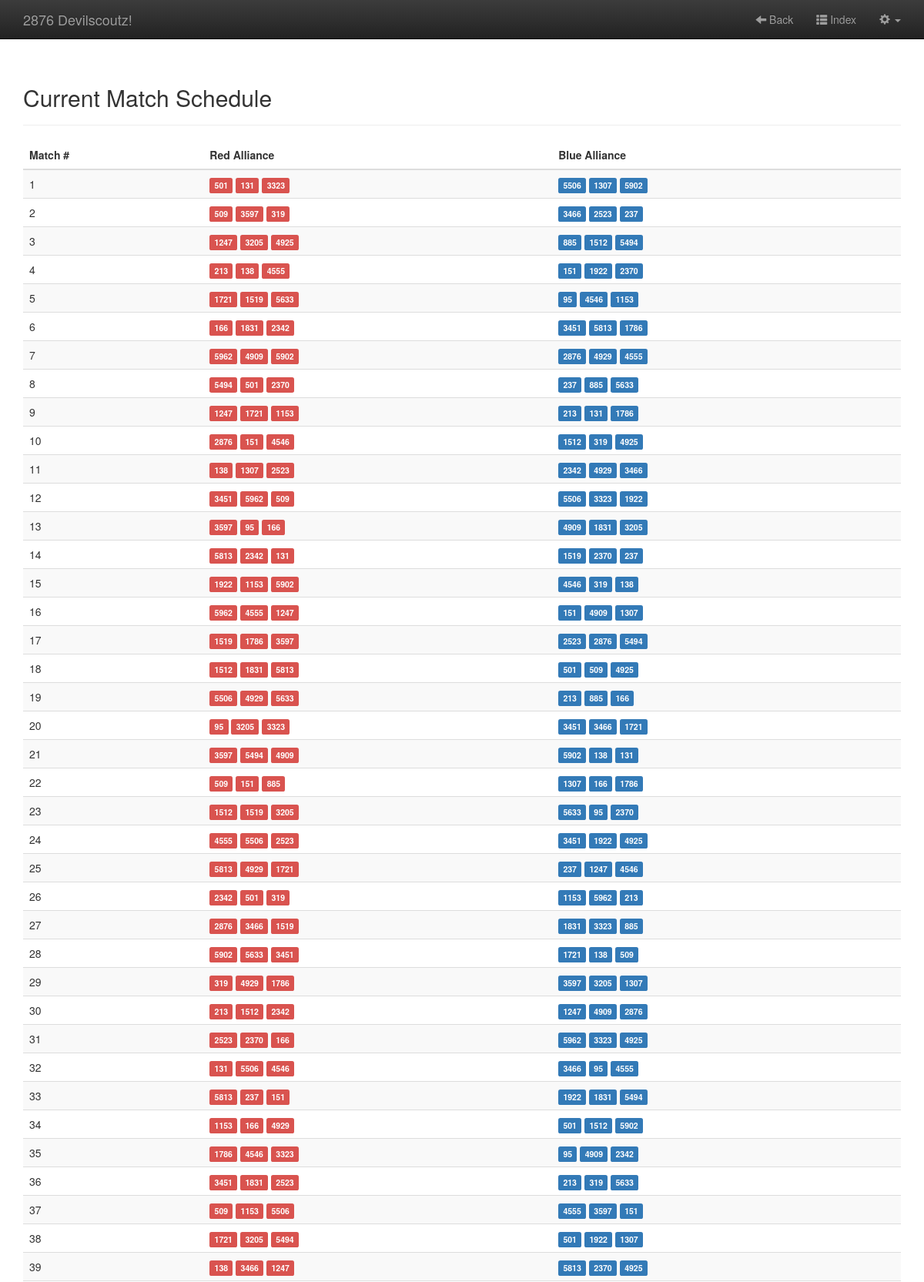
Page /admin/loadmatchManual.php (signed in, upper part) on the committed database.
### tables this page shows
CREATE TABLE IF NOT EXISTS `matches` (
  `id` int(11) unsigned NOT NULL AUTO_INCREMENT,
  `matchnumber` int(11) NOT NULL,
  `eventkey` varchar(11) NOT NULL,
  `redteam1` int(11) NOT NULL,
  `redteam2` int(11) NOT NULL,
  `redteam3` int(11) NOT NULL,
  `blueteam1` int(11) NOT NULL,
  `blueteam2` int(11) NOT NULL,
  `blueteam3` int(11) NOT NULL,
  PRIMARY KEY (`id`)
);

### includes/Db.php (called while the page is built, shortened)
<?php
class Db {
    protected static $connection;
    public function connect() {
        if(!isset(self::$connection)) {
            $config = parse_ini_file(dirname(__FILE__) . "/../../scouting_config.ini");
            self::$connection = new mysqli($config['hostname'],$config['username'],$config['password'],$config['dbname']);
        }
        return self::$connection;
    }
    public function query($query) {
        $connection = $this -> connect();
        $result = $connection -> query($query);
        return $result;
    }
}
?>

### includes/globalVars.php (called while the page is built, shortened)
<?php
$eventstatusTable = "eventstatus";
require_once $_SERVER["DOCUMENT_ROOT"] . "/includes/Db.php";
$db = new Db();
$queryEventStatus = "SELECT * FROM ".$eventstatusTable." WHERE active = 'true';";
$resultEventStatus = $db->query($queryEventStatus);
?>

### admin/loadmatchManual.php (the view, shortened to what this page needs)
<?php
include "../includes/globalVars.php";
?>
<!DOCTYPE HTML>
<html>
<head>
    <?php include "../includes/allCss.php" ?>
</head>
<body>
    <?php include "../includes/userHeader.php" ?>
    <div class="container">
        <div class="page-header"><h2>Current Match Schedule</h2></div>
            <table class="table table-striped">
               <thead>
                      <tr>
                       <th scope="col" class="text-nowrap">Match #</th>
                       <th scope="col">Red Alliance</th>
                       <th scope="col">Blue Alliance</th>
                </tr>
            </thead>
            <tbody>
            <?php
            $queryMatches = "SELECT * FROM ".$matchesTable." WHERE eventkey = '" . $currEvent . "' ORDER BY matchnumber ASC;";
            $resultMatches = $db->query($queryMatches);
            while ($row = mysqli_fetch_assoc($resultMatches)) {
            ?>
            <tr>
            <td><?= $row["matchnumber"] ?></td>
            <td>
                <span class="label label-danger"><?= $row["redteam1"] ?></span>
                <span class="label label-danger"><?= $row["redteam2"] ?></span>
                <span class="label label-danger"><?= $row["redteam3"] ?></span>
            </td>
            <td>
                <span class="label label-primary"><?= $row["blueteam1"] ?></span>
                <span class="label label-primary"><?= $row["blueteam2"] ?></span>
                <span class="label label-primary"><?= $row["blueteam3"] ?></span>
            </td>
            <?php
            }
            ?>
            </tbody>
            </table>
    </div>
</body>
</html>

### includes/allCss.php (style rules this page uses)
body { padding-top: 70px; padding-bottom: 30px; }
table td { padding: 4px; }

### rows in the picture
matches: matchnumber "1", redteam1 "501", redteam2 "131", redteam3 "3323", blueteam1 "5506", blueteam2 "1307", blueteam3 "5902"
matches: matchnumber "2", redteam1 "509", redteam2 "3597", redteam3 "319", blueteam1 "3466", blueteam2 "2523", blueteam3 "237"
matches: matchnumber "3", redteam1 "1247", redteam2 "3205", redteam3 "4925", blueteam1 "885", blueteam2 "1512", blueteam3 "5494"
matches: matchnumber "4", redteam1 "213", redteam2 "138", redteam3 "4555", blueteam1 "151", blueteam2 "1922", blueteam3 "2370"
matches: matchnumber "5", redteam1 "1721", redteam2 "1519", redteam3 "5633", blueteam1 "95", blueteam2 "4546", blueteam3 "1153"
matches: matchnumber "6", redteam1 "166", redteam2 "1831", redteam3 "2342", blueteam1 "3451", blueteam2 "5813", blueteam3 "1786"
matches: matchnumber "7", redteam1 "5962", redteam2 "4909", redteam3 "5902", blueteam1 "2876", blueteam2 "4929", blueteam3 "4555"
matches: matchnumber "8", redteam1 "5494", redteam2 "501", redteam3 "2370", blueteam1 "237", blueteam2 "885", blueteam3 "5633"
matches: matchnumber "9", redteam1 "1247", redteam2 "1721", redteam3 "1153", blueteam1 "213", blueteam2 "131", blueteam3 "1786"
matches: matchnumber "10", redteam1 "2876", redteam2 "151", redteam3 "4546", blueteam1 "1512", blueteam2 "319", blueteam3 "4925"
matches: matchnumber "11", redteam1 "138", redteam2 "1307", redteam3 "2523", blueteam1 "2342", blueteam2 "4929", blueteam3 "3466"
matches: matchnumber "12", redteam1 "3451", redteam2 "5962", redteam3 "509", blueteam1 "5506", blueteam2 "3323", blueteam3 "1922"
matches: matchnumber "13", redteam1 "3597", redteam2 "95", redteam3 "166", blueteam1 "4909", blueteam2 "1831", blueteam3 "3205"
matches: matchnumber "14", redteam1 "5813", redteam2 "2342", redteam3 "131", blueteam1 "1519", blueteam2 "2370", blueteam3 "237"
matches: matchnumber "15", redteam1 "1922", redteam2 "1153", redteam3 "5902", blueteam1 "4546", blueteam2 "319", blueteam3 "138"
matches: matchnumber "16", redteam1 "5962", redteam2 "4555", redteam3 "1247", blueteam1 "151", blueteam2 "4909", blueteam3 "1307"
matches: matchnumber "17", redteam1 "1519", redteam2 "1786", redteam3 "3597", blueteam1 "2523", blueteam2 "2876", blueteam3 "5494"
matches: matchnumber "18", redteam1 "1512", redteam2 "1831", redteam3 "5813", blueteam1 "501", blueteam2 "509", blueteam3 "4925"
matches: matchnumber "19", redteam1 "5506", redteam2 "4929", redteam3 "5633", blueteam1 "213", blueteam2 "885", blueteam3 "166"
matches: matchnumber "20", redteam1 "95", redteam2 "3205", redteam3 "3323", blueteam1 "3451", blueteam2 "3466", blueteam3 "1721"
matches: matchnumber "21", redteam1 "3597", redteam2 "5494", redteam3 "4909", blueteam1 "5902", blueteam2 "138", blueteam3 "131"
matches: matchnumber "22", redteam1 "509", redteam2 "151", redteam3 "885", blueteam1 "1307", blueteam2 "166", blueteam3 "1786"
matches: matchnumber "23", redteam1 "1512", redteam2 "1519", redteam3 "3205", blueteam1 "5633", blueteam2 "95", blueteam3 "2370"
matches: matchnumber "24", redteam1 "4555", redteam2 "5506", redteam3 "2523", blueteam1 "3451", blueteam2 "1922", blueteam3 "4925"
matches: matchnumber "25", redteam1 "5813", redteam2 "4929", redteam3 "1721", blueteam1 "237", blueteam2 "1247", blueteam3 "4546"
matches: matchnumber "26", redteam1 "2342", redteam2 "501", redteam3 "319", blueteam1 "1153", blueteam2 "5962", blueteam3 "213"
matches: matchnumber "27", redteam1 "2876", redteam2 "3466", redteam3 "1519", blueteam1 "1831", blueteam2 "3323", blueteam3 "885"
matches: matchnumber "28", redteam1 "5902", redteam2 "5633", redteam3 "3451", blueteam1 "1721", blueteam2 "138", blueteam3 "509"
matches: matchnumber "29", redteam1 "319", redteam2 "4929", redteam3 "1786", blueteam1 "3597", blueteam2 "3205", blueteam3 "1307"
matches: matchnumber "30", redteam1 "213", redteam2 "1512", redteam3 "2342", blueteam1 "1247", blueteam2 "4909", blueteam3 "2876"
matches: matchnumber "31", redteam1 "2523", redteam2 "2370", redteam3 "166", blueteam1 "5962", blueteam2 "3323", blueteam3 "4925"
matches: matchnumber "32", redteam1 "131", redteam2 "5506", redteam3 "4546", blueteam1 "3466", blueteam2 "95", blueteam3 "4555"
matches: matchnumber "33", redteam1 "5813", redteam2 "237", redteam3 "151", blueteam1 "1922", blueteam2 "1831", blueteam3 "5494"
matches: matchnumber "34", redteam1 "1153", redteam2 "166", redteam3 "4929", blueteam1 "501", blueteam2 "1512", blueteam3 "5902"
matches: matchnumber "35", redteam1 "1786", redteam2 "4546", redteam3 "3323", blueteam1 "95", blueteam2 "4909", blueteam3 "2342"
matches: matchnumber "36", redteam1 "3451", redteam2 "1831", redteam3 "2523", blueteam1 "213", blueteam2 "319", blueteam3 "5633"
matches: matchnumber "37", redteam1 "509", redteam2 "1153", redteam3 "5506", blueteam1 "4555", blueteam2 "3597", blueteam3 "151"
matches: matchnumber "38", redteam1 "1721", redteam2 "3205", redteam3 "5494", blueteam1 "501", blueteam2 "1922", blueteam3 "1307"
matches: matchnumber "39", redteam1 "138", redteam2 "3466", redteam3 "1247", blueteam1 "5813", blueteam2 "2370", blueteam3 "4925"
